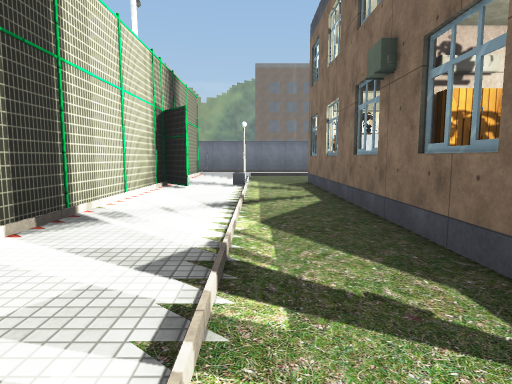
[1] (above)

24 first-person views from a walk through a 3-D level made in the Unity game engine. The camera is 1.4 m above the floor, tilts 6° down and sees 75° across. Doors are open. The floor is counted in squares, 2 m on a side. Each view is taken from the middle of a square. On the plan, view 1 faces up. The plan holds only what a view shows up to about 10 squares ahead; the rest is blank. The place goes on beyond the plan. The player is left out. Some animated figures are not drawn. Some surface patterns are stand-ins.

[2]
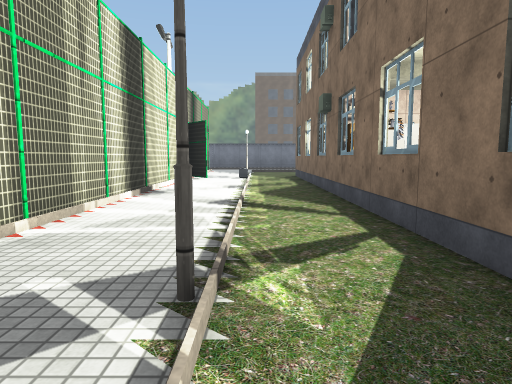

[3]
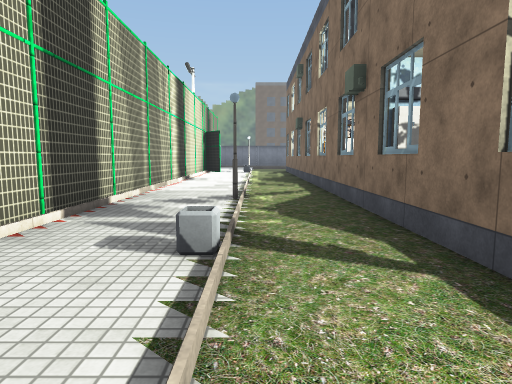

[4]
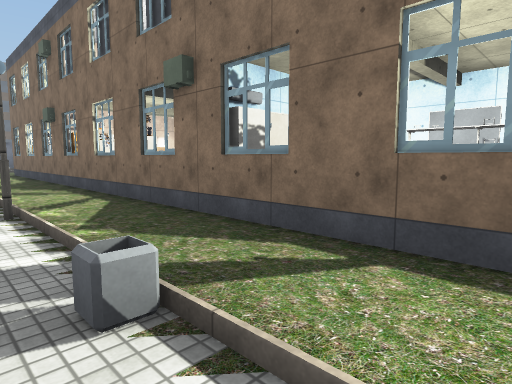

[5]
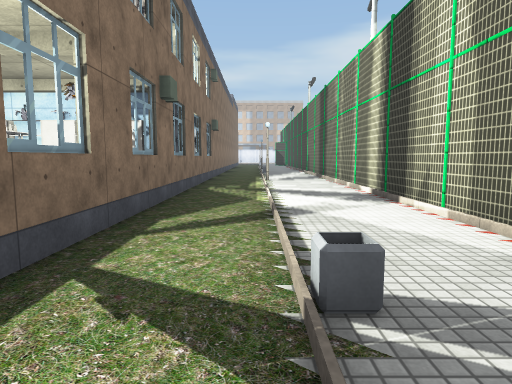

[6]
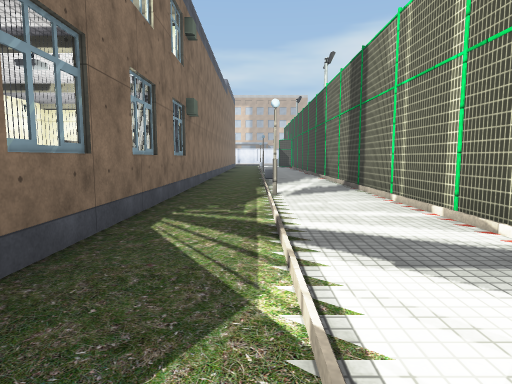

[7]
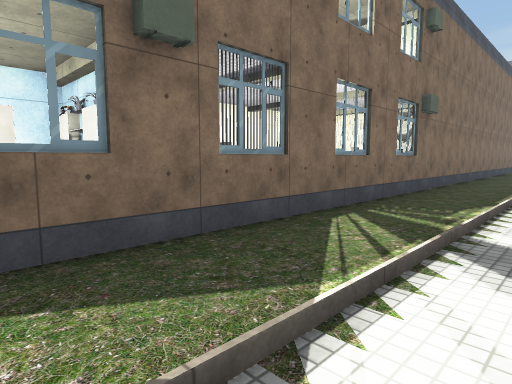

[8]
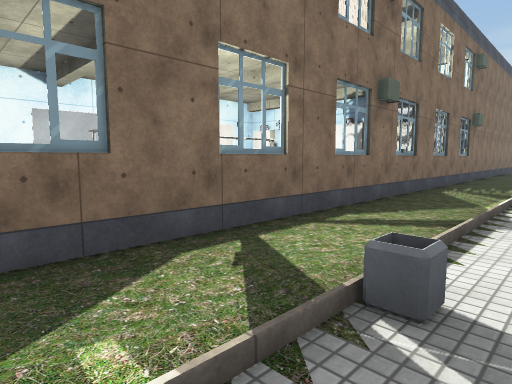

[9]
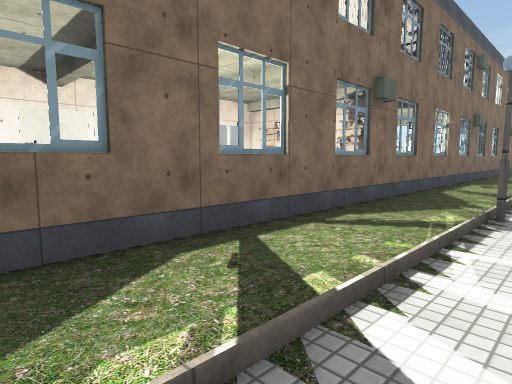

[10]
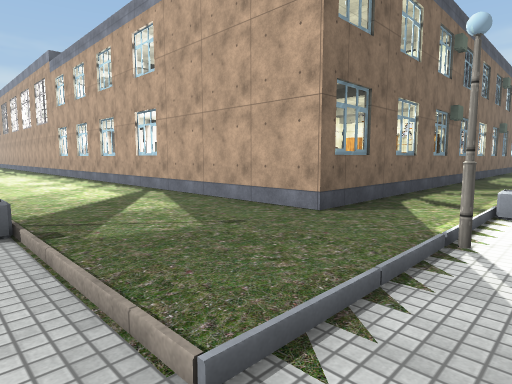

[11]
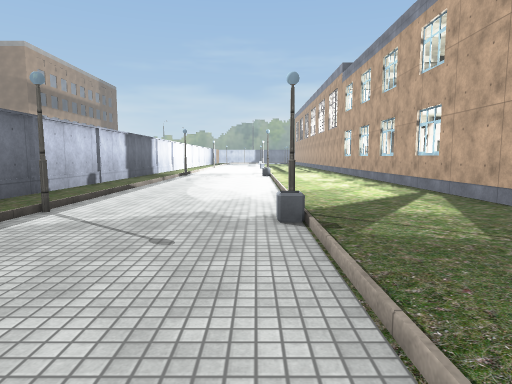

[12]
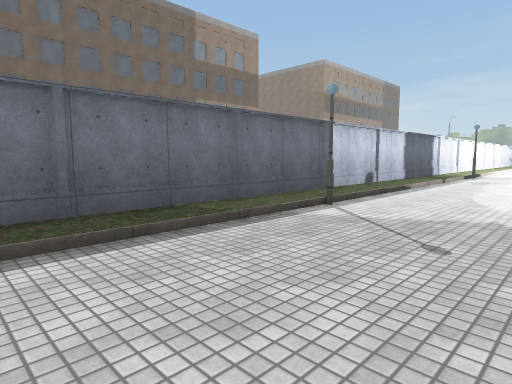

[13]
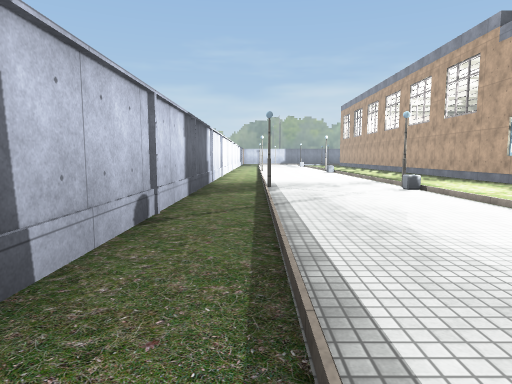

[14]
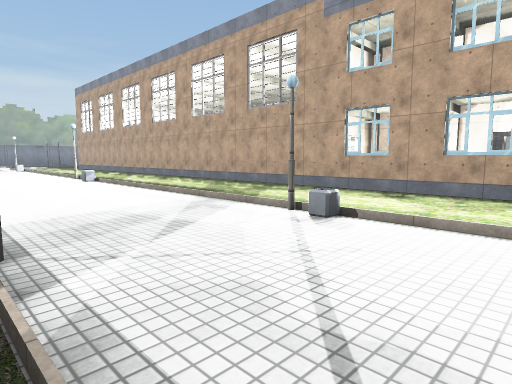

[15]
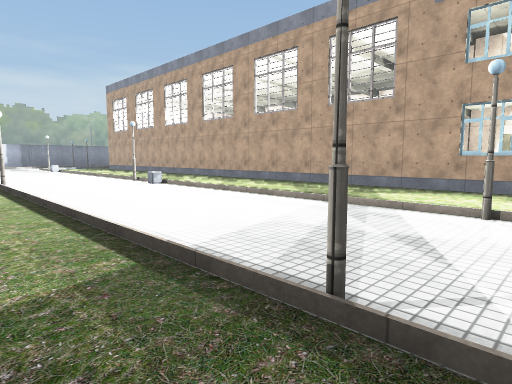

[16]
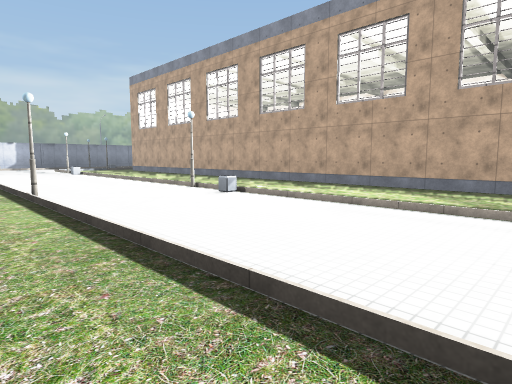

[17]
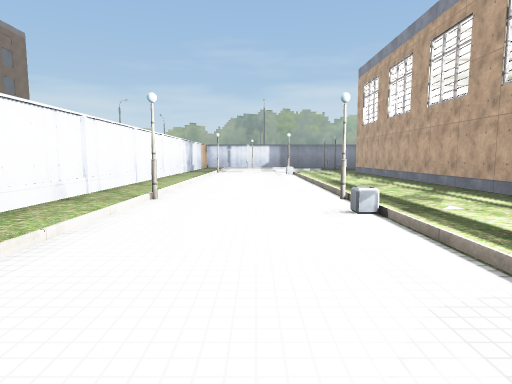

[18]
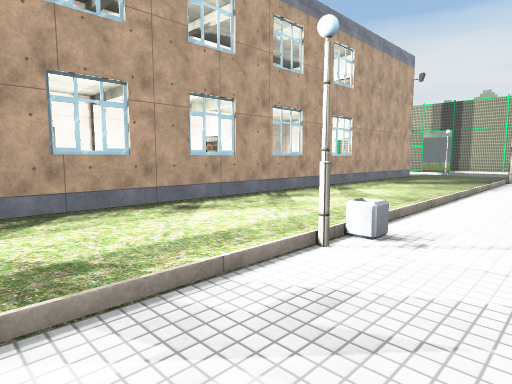

[19]
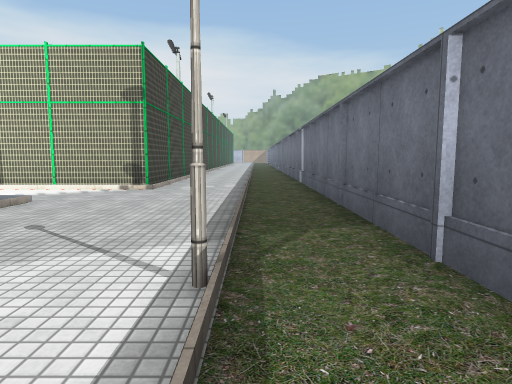

[20]
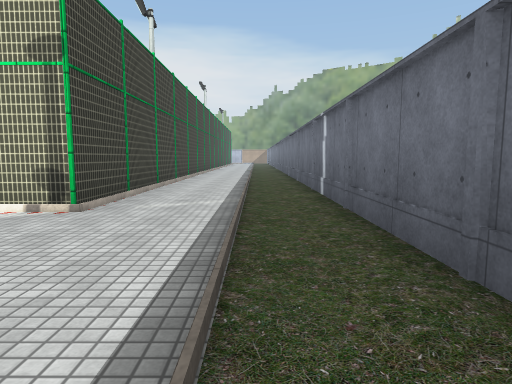

[21]
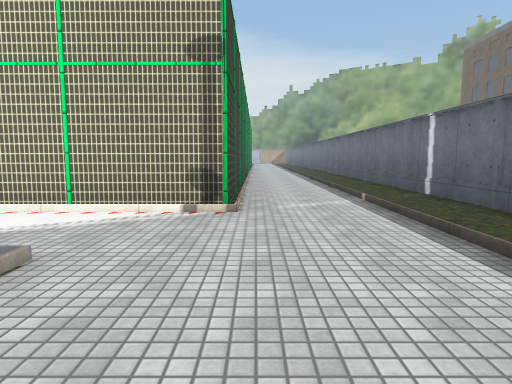

[22]
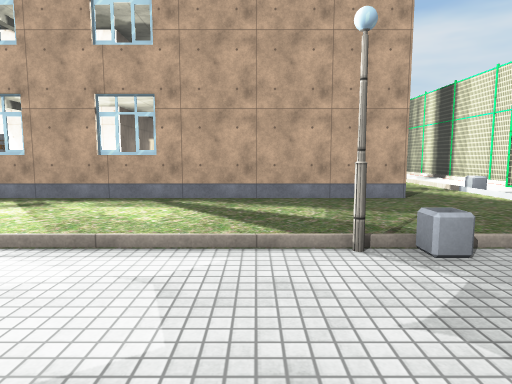

[23]
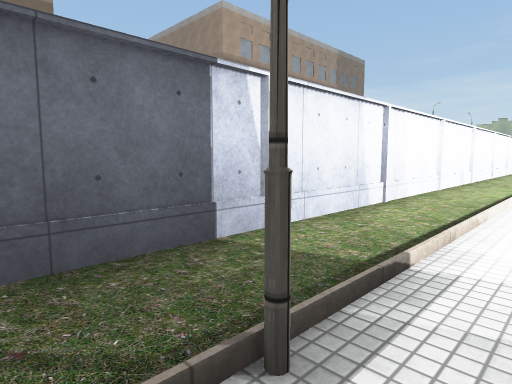

[24]
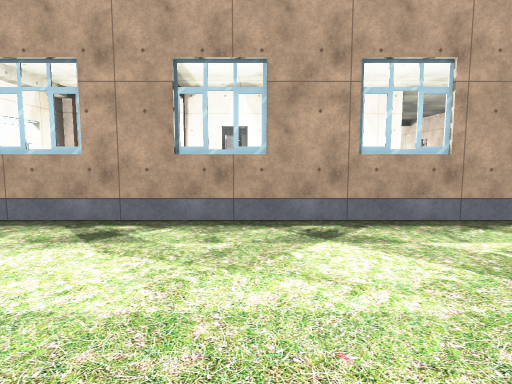

### Floor plan
Key: @ floor where view 1 was taken; # wall or solid block; . floor; / step, stairs or slope; D open door; O other object.
Columns run from 8 left of view 1 to 25 right of it. Each row starts with its distance up from view 1.
 18 ##################################
 17 ..................................
 16 ...........O........O........O....
 15 ..................................
 14 #######...........................
 13       O....O.......OO......O.O....
 12       O....O......................
 11       #...........................
 10       #.O.........................
  9       ....   D # # # ## # ### #
  8       #.O#            D
  7       #./#     #DDDDDD#
  6       #./#     #   O
  5       #./#     #
  4       #./##       O#
  3       #./# O#D     #
  2       #./.   D
  1       #./.
  0       #.@.
 -1       #.O.
 -2       #...   O
 -3       #... OOD
 -4       #...   D
 -5       #.O. O O
 -6       #./. O
 -7       #./# O
 -8       #./####
 -9       #./#
-10       #./.O
-11       #./.
-12       #./.
-13       #.O.
-14       #..#
-15       #..#####
-16       #..#
-17       #..#

Positions as (right, up) in squares from view 1, and headings:
1: (0, 0), facing up
2: (0, -3), facing up
3: (0, -7), facing up
4: (-1, -6), facing up-right
5: (0, -3), facing down
6: (0, -7), facing down
7: (-1, -7), facing down-right
8: (-1, -3), facing down-right
9: (-1, 3), facing down-right
10: (-1, 13), facing down-right
11: (-1, 13), facing right
12: (-1, 13), facing up-right
13: (4, 16), facing right
14: (9, 16), facing down-right
15: (11, 17), facing down-right
16: (14, 17), facing down-right
17: (15, 14), facing right
18: (14, 14), facing down-left
19: (5, 16), facing left
20: (2, 16), facing left
21: (2, 14), facing left
22: (4, 15), facing down
23: (11, 15), facing up-right
24: (10, 13), facing down
